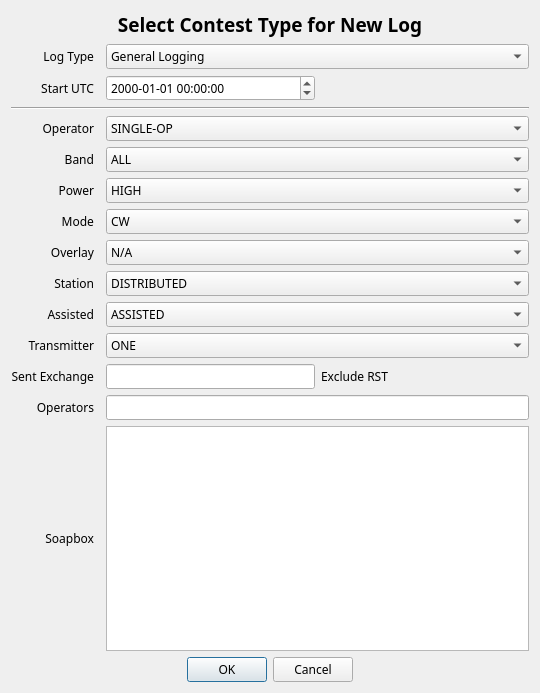
<?xml version="1.0" encoding="UTF-8"?>
<ui version="4.0">
 <class>Dialog</class>
 <widget class="QDialog" name="Dialog">
  <property name="geometry">
   <rect>
    <x>0</x>
    <y>0</y>
    <width>540</width>
    <height>693</height>
   </rect>
  </property>
  <property name="font">
   <font>
    <family>JetBrains Mono</family>
   </font>
  </property>
  <property name="windowTitle">
   <string>New Contest</string>
  </property>
  <layout class="QGridLayout" name="gridLayout">
   <item row="15" column="2" colspan="2">
    <widget class="QPlainTextEdit" name="soapbox"/>
   </item>
   <item row="5" column="0">
    <widget class="QLabel" name="label_5">
     <property name="text">
      <string>Band</string>
     </property>
     <property name="alignment">
      <set>Qt::AlignRight|Qt::AlignTrailing|Qt::AlignVCenter</set>
     </property>
    </widget>
   </item>
   <item row="7" column="0">
    <widget class="QLabel" name="label_7">
     <property name="text">
      <string>Mode</string>
     </property>
     <property name="alignment">
      <set>Qt::AlignRight|Qt::AlignTrailing|Qt::AlignVCenter</set>
     </property>
    </widget>
   </item>
   <item row="2" column="0">
    <widget class="QLabel" name="label_3">
     <property name="text">
      <string>Start UTC</string>
     </property>
     <property name="alignment">
      <set>Qt::AlignRight|Qt::AlignTrailing|Qt::AlignVCenter</set>
     </property>
    </widget>
   </item>
   <item row="10" column="2" colspan="2">
    <widget class="QComboBox" name="assisted">
     <item>
      <property name="text">
       <string>ASSISTED</string>
      </property>
     </item>
     <item>
      <property name="text">
       <string>NON-ASSISTED</string>
      </property>
     </item>
    </widget>
   </item>
   <item row="12" column="2" rowspan="2">
    <widget class="QLineEdit" name="exchange"/>
   </item>
   <item row="7" column="2" colspan="2">
    <widget class="QComboBox" name="mode">
     <item>
      <property name="text">
       <string>CW</string>
      </property>
     </item>
     <item>
      <property name="text">
       <string>SSB</string>
      </property>
     </item>
     <item>
      <property name="text">
       <string>RTTY</string>
      </property>
     </item>
     <item>
      <property name="text">
       <string>PSK</string>
      </property>
     </item>
     <item>
      <property name="text">
       <string>SSB+CW</string>
      </property>
     </item>
     <item>
      <property name="text">
       <string>DIGITAL</string>
      </property>
     </item>
     <item>
      <property name="text">
       <string>SSB+CW+DIGITAL</string>
      </property>
     </item>
     <item>
      <property name="text">
       <string>FM</string>
      </property>
     </item>
    </widget>
   </item>
   <item row="12" column="0" rowspan="2">
    <widget class="QLabel" name="label_12">
     <property name="text">
      <string>Sent Exchange</string>
     </property>
     <property name="alignment">
      <set>Qt::AlignRight|Qt::AlignTrailing|Qt::AlignVCenter</set>
     </property>
    </widget>
   </item>
   <item row="9" column="0">
    <widget class="QLabel" name="label_9">
     <property name="text">
      <string>Station</string>
     </property>
     <property name="alignment">
      <set>Qt::AlignRight|Qt::AlignTrailing|Qt::AlignVCenter</set>
     </property>
    </widget>
   </item>
   <item row="0" column="0" colspan="4">
    <widget class="QLabel" name="label">
     <property name="font">
      <font>
       <family>JetBrains Mono</family>
       <pointsize>14</pointsize>
       <bold>true</bold>
      </font>
     </property>
     <property name="text">
      <string>Select Contest Type for New Log</string>
     </property>
     <property name="alignment">
      <set>Qt::AlignCenter</set>
     </property>
    </widget>
   </item>
   <item row="1" column="2" colspan="2">
    <widget class="QComboBox" name="contest">
     <item>
      <property name="text">
       <string>General Logging</string>
      </property>
     </item>
     <item>
      <property name="text">
       <string>ARRL Field Day</string>
      </property>
     </item>
     <item>
      <property name="text">
       <string>CQ WPX CW</string>
      </property>
     </item>
     <item>
      <property name="text">
       <string>CQ WPX SSB</string>
      </property>
     </item>
     <item>
      <property name="text">
       <string>CQ WW CW</string>
      </property>
     </item>
     <item>
      <property name="text">
       <string>CQ WW SSB</string>
      </property>
     </item>
     <item>
      <property name="text">
       <string>JIDX CW</string>
      </property>
     </item>
     <item>
      <property name="text">
       <string>JIDX PH</string>
      </property>
     </item>
     <item>
      <property name="text">
       <string>Winter Field Day</string>
      </property>
     </item>
    </widget>
   </item>
   <item row="2" column="2">
    <widget class="QDateTimeEdit" name="dateTimeEdit">
     <property name="time">
      <time>
       <hour>0</hour>
       <minute>0</minute>
       <second>0</second>
      </time>
     </property>
     <property name="maximumDateTime">
      <datetime>
       <hour>7</hour>
       <minute>59</minute>
       <second>59</second>
       <year>10000</year>
       <month>1</month>
       <day>1</day>
      </datetime>
     </property>
     <property name="currentSection">
      <enum>QDateTimeEdit::YearSection</enum>
     </property>
     <property name="displayFormat">
      <string>yyyy-MM-dd HH:mm:ss</string>
     </property>
     <property name="timeSpec">
      <enum>Qt::UTC</enum>
     </property>
    </widget>
   </item>
   <item row="8" column="0">
    <widget class="QLabel" name="label_8">
     <property name="text">
      <string>Overlay</string>
     </property>
     <property name="alignment">
      <set>Qt::AlignRight|Qt::AlignTrailing|Qt::AlignVCenter</set>
     </property>
    </widget>
   </item>
   <item row="14" column="0">
    <widget class="QLabel" name="label_13">
     <property name="text">
      <string>Operators</string>
     </property>
     <property name="alignment">
      <set>Qt::AlignRight|Qt::AlignTrailing|Qt::AlignVCenter</set>
     </property>
    </widget>
   </item>
   <item row="10" column="0">
    <widget class="QLabel" name="label_10">
     <property name="text">
      <string>Assisted</string>
     </property>
     <property name="alignment">
      <set>Qt::AlignRight|Qt::AlignTrailing|Qt::AlignVCenter</set>
     </property>
    </widget>
   </item>
   <item row="1" column="0">
    <widget class="QLabel" name="label_2">
     <property name="text">
      <string>Log Type</string>
     </property>
     <property name="alignment">
      <set>Qt::AlignRight|Qt::AlignTrailing|Qt::AlignVCenter</set>
     </property>
    </widget>
   </item>
   <item row="2" column="3">
    <spacer name="horizontalSpacer">
     <property name="orientation">
      <enum>Qt::Horizontal</enum>
     </property>
     <property name="sizeHint" stdset="0">
      <size>
       <width>40</width>
       <height>20</height>
      </size>
     </property>
    </spacer>
   </item>
   <item row="4" column="2" colspan="2">
    <widget class="QComboBox" name="operator_class">
     <item>
      <property name="text">
       <string>SINGLE-OP</string>
      </property>
     </item>
     <item>
      <property name="text">
       <string>MULTI-OP</string>
      </property>
     </item>
     <item>
      <property name="text">
       <string>CHECKLOG</string>
      </property>
     </item>
    </widget>
   </item>
   <item row="6" column="2" colspan="2">
    <widget class="QComboBox" name="power">
     <item>
      <property name="text">
       <string>HIGH</string>
      </property>
     </item>
     <item>
      <property name="text">
       <string>LOW</string>
      </property>
     </item>
     <item>
      <property name="text">
       <string>QRP</string>
      </property>
     </item>
    </widget>
   </item>
   <item row="11" column="0">
    <widget class="QLabel" name="label_11">
     <property name="text">
      <string>Transmitter</string>
     </property>
     <property name="alignment">
      <set>Qt::AlignRight|Qt::AlignTrailing|Qt::AlignVCenter</set>
     </property>
    </widget>
   </item>
   <item row="15" column="0">
    <widget class="QLabel" name="label_14">
     <property name="text">
      <string>Soapbox</string>
     </property>
     <property name="alignment">
      <set>Qt::AlignRight|Qt::AlignTrailing|Qt::AlignVCenter</set>
     </property>
    </widget>
   </item>
   <item row="6" column="0">
    <widget class="QLabel" name="label_6">
     <property name="text">
      <string>Power</string>
     </property>
     <property name="alignment">
      <set>Qt::AlignRight|Qt::AlignTrailing|Qt::AlignVCenter</set>
     </property>
    </widget>
   </item>
   <item row="11" column="2" colspan="2">
    <widget class="QComboBox" name="transmitter">
     <item>
      <property name="text">
       <string>ONE</string>
      </property>
     </item>
     <item>
      <property name="text">
       <string>TWO</string>
      </property>
     </item>
     <item>
      <property name="text">
       <string>New Item</string>
      </property>
     </item>
     <item>
      <property name="text">
       <string>LIMITED</string>
      </property>
     </item>
     <item>
      <property name="text">
       <string>UNLIMITED</string>
      </property>
     </item>
     <item>
      <property name="text">
       <string>SWL</string>
      </property>
     </item>
    </widget>
   </item>
   <item row="5" column="2" colspan="2">
    <widget class="QComboBox" name="band">
     <item>
      <property name="text">
       <string>ALL</string>
      </property>
     </item>
     <item>
      <property name="text">
       <string>160M</string>
      </property>
     </item>
     <item>
      <property name="text">
       <string>80M</string>
      </property>
     </item>
     <item>
      <property name="text">
       <string>40M</string>
      </property>
     </item>
     <item>
      <property name="text">
       <string>20M</string>
      </property>
     </item>
     <item>
      <property name="text">
       <string>15M</string>
      </property>
     </item>
     <item>
      <property name="text">
       <string>10M</string>
      </property>
     </item>
     <item>
      <property name="text">
       <string>6M</string>
      </property>
     </item>
     <item>
      <property name="text">
       <string>2M</string>
      </property>
     </item>
     <item>
      <property name="text">
       <string>222</string>
      </property>
     </item>
     <item>
      <property name="text">
       <string>432</string>
      </property>
     </item>
     <item>
      <property name="text">
       <string>902</string>
      </property>
     </item>
     <item>
      <property name="text">
       <string>1.2G</string>
      </property>
     </item>
     <item>
      <property name="text">
       <string>2.3G</string>
      </property>
     </item>
     <item>
      <property name="text">
       <string>3.4G</string>
      </property>
     </item>
     <item>
      <property name="text">
       <string>5.7G</string>
      </property>
     </item>
     <item>
      <property name="text">
       <string>10G</string>
      </property>
     </item>
     <item>
      <property name="text">
       <string>24G</string>
      </property>
     </item>
     <item>
      <property name="text">
       <string>47G</string>
      </property>
     </item>
     <item>
      <property name="text">
       <string>75G</string>
      </property>
     </item>
     <item>
      <property name="text">
       <string>119G</string>
      </property>
     </item>
     <item>
      <property name="text">
       <string>142G</string>
      </property>
     </item>
     <item>
      <property name="text">
       <string>241G</string>
      </property>
     </item>
     <item>
      <property name="text">
       <string>LIGHT</string>
      </property>
     </item>
     <item>
      <property name="text">
       <string>VHF-3-BAND</string>
      </property>
     </item>
     <item>
      <property name="text">
       <string>VHF-FM-ONLY</string>
      </property>
     </item>
    </widget>
   </item>
   <item row="12" column="3" rowspan="2">
    <widget class="QLabel" name="label_15">
     <property name="text">
      <string>Exclude RST</string>
     </property>
    </widget>
   </item>
   <item row="8" column="2" colspan="2">
    <widget class="QComboBox" name="overlay">
     <item>
      <property name="text">
       <string>N/A</string>
      </property>
     </item>
     <item>
      <property name="text">
       <string>CLASSIC</string>
      </property>
     </item>
     <item>
      <property name="text">
       <string>TB-WIRES</string>
      </property>
     </item>
     <item>
      <property name="text">
       <string>NOVICE-TECH</string>
      </property>
     </item>
     <item>
      <property name="text">
       <string>OVER-50</string>
      </property>
     </item>
     <item>
      <property name="text">
       <string>ROOKIE</string>
      </property>
     </item>
    </widget>
   </item>
   <item row="14" column="2" colspan="2">
    <widget class="QLineEdit" name="operators"/>
   </item>
   <item row="4" column="0">
    <widget class="QLabel" name="label_4">
     <property name="text">
      <string>Operator</string>
     </property>
     <property name="alignment">
      <set>Qt::AlignRight|Qt::AlignTrailing|Qt::AlignVCenter</set>
     </property>
    </widget>
   </item>
   <item row="9" column="2" colspan="2">
    <widget class="QComboBox" name="station">
     <item>
      <property name="text">
       <string>DISTRIBUTED</string>
      </property>
     </item>
     <item>
      <property name="text">
       <string>EXPEDITION</string>
      </property>
     </item>
     <item>
      <property name="text">
       <string>FIXED</string>
      </property>
     </item>
     <item>
      <property name="text">
       <string>HQ</string>
      </property>
     </item>
     <item>
      <property name="text">
       <string>MOBILE</string>
      </property>
     </item>
     <item>
      <property name="text">
       <string>PORTABLE</string>
      </property>
     </item>
     <item>
      <property name="text">
       <string>ROVER</string>
      </property>
     </item>
     <item>
      <property name="text">
       <string>ROVER-LIMITED</string>
      </property>
     </item>
     <item>
      <property name="text">
       <string>ROVER-UNLIMITED</string>
      </property>
     </item>
     <item>
      <property name="text">
       <string>SCHOOL</string>
      </property>
     </item>
    </widget>
   </item>
   <item row="16" column="0" colspan="4">
    <widget class="QDialogButtonBox" name="buttonBox">
     <property name="orientation">
      <enum>Qt::Horizontal</enum>
     </property>
     <property name="standardButtons">
      <set>QDialogButtonBox::Cancel|QDialogButtonBox::Ok</set>
     </property>
     <property name="centerButtons">
      <bool>true</bool>
     </property>
    </widget>
   </item>
   <item row="3" column="0" colspan="4">
    <widget class="Line" name="line">
     <property name="minimumSize">
      <size>
       <width>0</width>
       <height>0</height>
      </size>
     </property>
     <property name="orientation">
      <enum>Qt::Horizontal</enum>
     </property>
    </widget>
   </item>
  </layout>
 </widget>
 <resources/>
 <connections>
  <connection>
   <sender>buttonBox</sender>
   <signal>accepted()</signal>
   <receiver>Dialog</receiver>
   <slot>accept()</slot>
   <hints>
    <hint type="sourcelabel">
     <x>248</x>
     <y>254</y>
    </hint>
    <hint type="destinationlabel">
     <x>157</x>
     <y>274</y>
    </hint>
   </hints>
  </connection>
  <connection>
   <sender>buttonBox</sender>
   <signal>rejected()</signal>
   <receiver>Dialog</receiver>
   <slot>reject()</slot>
   <hints>
    <hint type="sourcelabel">
     <x>316</x>
     <y>260</y>
    </hint>
    <hint type="destinationlabel">
     <x>286</x>
     <y>274</y>
    </hint>
   </hints>
  </connection>
 </connections>
</ui>
